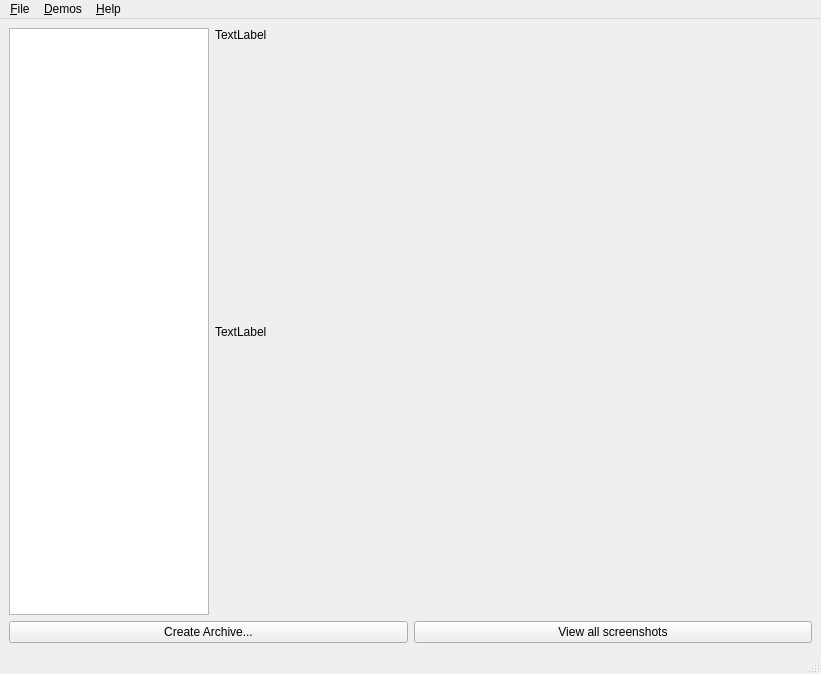
<?xml version="1.0" encoding="UTF-8"?>
<ui version="4.0">
 <class>MainWindow</class>
 <widget class="QMainWindow" name="MainWindow">
  <property name="geometry">
   <rect>
    <x>0</x>
    <y>0</y>
    <width>821</width>
    <height>674</height>
   </rect>
  </property>
  <property name="minimumSize">
   <size>
    <width>800</width>
    <height>600</height>
   </size>
  </property>
  <property name="windowTitle">
   <string notr="true">Urban Terror Demo-Screenshot C0nc4t3n4t0r</string>
  </property>
  <widget class="QWidget" name="centralwidget">
   <layout class="QGridLayout" name="gridLayout">
    <item row="0" column="0">
     <layout class="QVBoxLayout" name="verticalLayout">
      <item>
       <layout class="QHBoxLayout" name="horizontalLayout">
        <item>
         <widget class="QListWidget" name="demosList">
          <property name="minimumSize">
           <size>
            <width>200</width>
            <height>0</height>
           </size>
          </property>
          <property name="maximumSize">
           <size>
            <width>200</width>
            <height>16777215</height>
           </size>
          </property>
          <property name="frameShape">
           <enum>QFrame::StyledPanel</enum>
          </property>
          <property name="frameShadow">
           <enum>QFrame::Plain</enum>
          </property>
          <property name="editTriggers">
           <set>QAbstractItemView::NoEditTriggers</set>
          </property>
          <property name="alternatingRowColors">
           <bool>true</bool>
          </property>
          <property name="isWrapping" stdset="0">
           <bool>false</bool>
          </property>
          <property name="wordWrap">
           <bool>true</bool>
          </property>
          <property name="sortingEnabled">
           <bool>false</bool>
          </property>
         </widget>
        </item>
        <item>
         <layout class="QVBoxLayout" name="verticalLayout_2">
          <item>
           <widget class="QLabel" name="label">
            <property name="sizePolicy">
             <sizepolicy hsizetype="Expanding" vsizetype="Fixed">
              <horstretch>0</horstretch>
              <verstretch>0</verstretch>
             </sizepolicy>
            </property>
            <property name="text">
             <string>TextLabel</string>
            </property>
           </widget>
          </item>
          <item>
           <widget class="QLabel" name="screen">
            <property name="sizePolicy">
             <sizepolicy hsizetype="Preferred" vsizetype="Expanding">
              <horstretch>0</horstretch>
              <verstretch>0</verstretch>
             </sizepolicy>
            </property>
            <property name="text">
             <string>TextLabel</string>
            </property>
            <property name="textFormat">
             <enum>Qt::AutoText</enum>
            </property>
            <property name="scaledContents">
             <bool>true</bool>
            </property>
           </widget>
          </item>
         </layout>
        </item>
       </layout>
      </item>
      <item>
       <layout class="QHBoxLayout" name="horizontalLayout_2">
        <item>
         <widget class="QPushButton" name="createArchive">
          <property name="text">
           <string>Create Archive...</string>
          </property>
         </widget>
        </item>
        <item>
         <widget class="QPushButton" name="viewAllScreenshots">
          <property name="text">
           <string>View all screenshots</string>
          </property>
         </widget>
        </item>
       </layout>
      </item>
     </layout>
    </item>
   </layout>
  </widget>
  <widget class="QMenuBar" name="menubar">
   <property name="geometry">
    <rect>
     <x>0</x>
     <y>0</y>
     <width>821</width>
     <height>28</height>
    </rect>
   </property>
   <widget class="QMenu" name="menu_File">
    <property name="title">
     <string>&amp;File</string>
    </property>
    <addaction name="action_Options"/>
    <addaction name="separator"/>
    <addaction name="action_Exit"/>
   </widget>
   <widget class="QMenu" name="menu_Demos">
    <property name="title">
     <string>&amp;Demos</string>
    </property>
    <addaction name="action_Update_list"/>
   </widget>
   <widget class="QMenu" name="menu_Help">
    <property name="title">
     <string>&amp;Help</string>
    </property>
    <addaction name="action_About_urtdsc"/>
    <addaction name="actionAbout_Qt"/>
   </widget>
   <addaction name="menu_File"/>
   <addaction name="menu_Demos"/>
   <addaction name="menu_Help"/>
  </widget>
  <widget class="QStatusBar" name="statusbar"/>
  <action name="action_Options">
   <property name="text">
    <string>&amp;Options</string>
   </property>
  </action>
  <action name="action_Exit">
   <property name="text">
    <string>&amp;Exit</string>
   </property>
  </action>
  <action name="action_Update_list">
   <property name="text">
    <string>&amp;Update list...</string>
   </property>
  </action>
  <action name="action_About_urtdsc">
   <property name="text">
    <string>&amp;About urtdsc...</string>
   </property>
  </action>
  <action name="actionAbout_Qt">
   <property name="text">
    <string>About &amp;Qt...</string>
   </property>
  </action>
 </widget>
 <resources/>
 <connections/>
</ui>
